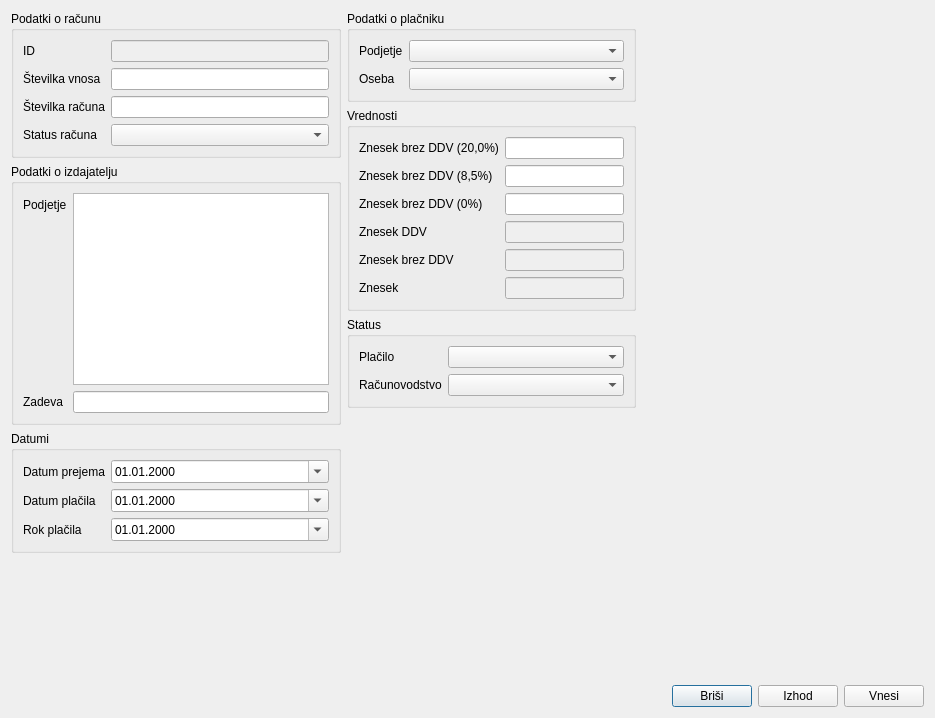
<?xml version="1.0" encoding="UTF-8"?>
<ui version="4.0">
 <class>prejetiracuni</class>
 <widget class="QDialog" name="prejetiracuni">
  <property name="windowModality">
   <enum>Qt::ApplicationModal</enum>
  </property>
  <property name="geometry">
   <rect>
    <x>0</x>
    <y>0</y>
    <width>935</width>
    <height>718</height>
   </rect>
  </property>
  <property name="windowTitle">
   <string>Urejanje prejetih računov</string>
  </property>
  <layout class="QGridLayout" name="gridLayout_7">
   <item row="0" column="0">
    <layout class="QHBoxLayout" name="horizontalLayout_2">
     <item>
      <layout class="QVBoxLayout" name="verticalLayout">
       <item>
        <widget class="QGroupBox" name="groupBox_2">
         <property name="title">
          <string>Podatki o računu</string>
         </property>
         <layout class="QGridLayout" name="gridLayout_6">
          <item row="0" column="0">
           <layout class="QFormLayout" name="formLayout_3">
            <item row="0" column="0">
             <widget class="QLabel" name="label">
              <property name="text">
               <string>ID</string>
              </property>
             </widget>
            </item>
            <item row="1" column="0">
             <widget class="QLabel" name="label_2">
              <property name="text">
               <string>Številka vnosa</string>
              </property>
             </widget>
            </item>
            <item row="2" column="0">
             <widget class="QLabel" name="label_3">
              <property name="text">
               <string>Številka računa</string>
              </property>
             </widget>
            </item>
            <item row="0" column="1">
             <widget class="QLineEdit" name="txt_id">
              <property name="enabled">
               <bool>false</bool>
              </property>
              <property name="focusPolicy">
               <enum>Qt::NoFocus</enum>
              </property>
             </widget>
            </item>
            <item row="1" column="1">
             <widget class="QLineEdit" name="txt_stvnosa"/>
            </item>
            <item row="2" column="1">
             <widget class="QLineEdit" name="txt_stracuna"/>
            </item>
            <item row="3" column="0">
             <widget class="QLabel" name="label_19">
              <property name="text">
               <string>Status računa</string>
              </property>
             </widget>
            </item>
            <item row="3" column="1">
             <widget class="QComboBox" name="txt_statusracuna"/>
            </item>
           </layout>
          </item>
         </layout>
        </widget>
       </item>
       <item>
        <widget class="QGroupBox" name="groupBox_5">
         <property name="title">
          <string>Podatki o izdajatelju</string>
         </property>
         <layout class="QGridLayout" name="gridLayout_4">
          <item row="0" column="0">
           <layout class="QFormLayout" name="formLayout_7">
            <item row="0" column="0">
             <widget class="QLabel" name="label_9">
              <property name="text">
               <string>Podjetje</string>
              </property>
             </widget>
            </item>
            <item row="1" column="0">
             <widget class="QLabel" name="label_11">
              <property name="text">
               <string>Zadeva</string>
              </property>
             </widget>
            </item>
            <item row="1" column="1">
             <widget class="QLineEdit" name="txt_zadeva"/>
            </item>
            <item row="0" column="1">
             <widget class="QPlainTextEdit" name="txt_izdajatelj"/>
            </item>
           </layout>
          </item>
         </layout>
        </widget>
       </item>
       <item>
        <widget class="QGroupBox" name="groupBox_4">
         <property name="title">
          <string>Datumi</string>
         </property>
         <layout class="QGridLayout" name="gridLayout">
          <item row="0" column="0">
           <layout class="QFormLayout" name="formLayout_2">
            <item row="0" column="0">
             <widget class="QLabel" name="label_4">
              <property name="text">
               <string>Datum prejema</string>
              </property>
             </widget>
            </item>
            <item row="1" column="0">
             <widget class="QLabel" name="label_5">
              <property name="text">
               <string>Datum plačila</string>
              </property>
             </widget>
            </item>
            <item row="2" column="0">
             <widget class="QLabel" name="label_6">
              <property name="text">
               <string>Rok plačila</string>
              </property>
             </widget>
            </item>
            <item row="0" column="1">
             <widget class="QDateEdit" name="txt_prejem">
              <property name="displayFormat">
               <string>dd.MM.yyyy</string>
              </property>
              <property name="calendarPopup">
               <bool>true</bool>
              </property>
             </widget>
            </item>
            <item row="1" column="1">
             <widget class="QDateEdit" name="txt_placilo">
              <property name="displayFormat">
               <string>dd.MM.yyyy</string>
              </property>
              <property name="calendarPopup">
               <bool>true</bool>
              </property>
             </widget>
            </item>
            <item row="2" column="1">
             <widget class="QDateEdit" name="txt_rok">
              <property name="displayFormat">
               <string>dd.MM.yyyy</string>
              </property>
              <property name="calendarPopup">
               <bool>true</bool>
              </property>
             </widget>
            </item>
           </layout>
          </item>
         </layout>
        </widget>
       </item>
       <item>
        <spacer name="verticalSpacer">
         <property name="orientation">
          <enum>Qt::Vertical</enum>
         </property>
         <property name="sizeHint" stdset="0">
          <size>
           <width>20</width>
           <height>40</height>
          </size>
         </property>
        </spacer>
       </item>
      </layout>
     </item>
     <item>
      <layout class="QVBoxLayout" name="verticalLayout_2">
       <item>
        <widget class="QGroupBox" name="groupBox_3">
         <property name="title">
          <string>Podatki o plačniku</string>
         </property>
         <layout class="QGridLayout" name="gridLayout_3">
          <item row="0" column="0">
           <layout class="QFormLayout" name="formLayout_6">
            <item row="0" column="0">
             <widget class="QLabel" name="label_15">
              <property name="text">
               <string>Podjetje</string>
              </property>
             </widget>
            </item>
            <item row="1" column="0">
             <widget class="QLabel" name="label_16">
              <property name="text">
               <string>Oseba</string>
              </property>
             </widget>
            </item>
            <item row="0" column="1">
             <widget class="QComboBox" name="txt_podjetje"/>
            </item>
            <item row="1" column="1">
             <widget class="QComboBox" name="txt_oseba"/>
            </item>
           </layout>
          </item>
         </layout>
        </widget>
       </item>
       <item>
        <widget class="QGroupBox" name="groupBox">
         <property name="title">
          <string>Vrednosti</string>
         </property>
         <layout class="QGridLayout" name="gridLayout_2">
          <item row="0" column="0">
           <layout class="QGridLayout" name="gridLayout_8">
            <item row="2" column="1">
             <widget class="QLineEdit" name="txt_znesekddv_85"/>
            </item>
            <item row="4" column="0">
             <widget class="QLabel" name="label_18">
              <property name="text">
               <string>Znesek DDV</string>
              </property>
             </widget>
            </item>
            <item row="4" column="1">
             <widget class="QLineEdit" name="txt_znesekddv">
              <property name="enabled">
               <bool>false</bool>
              </property>
              <property name="focusPolicy">
               <enum>Qt::NoFocus</enum>
              </property>
             </widget>
            </item>
            <item row="5" column="0">
             <widget class="QLabel" name="label_12">
              <property name="text">
               <string>Znesek brez DDV</string>
              </property>
             </widget>
            </item>
            <item row="5" column="1">
             <widget class="QLineEdit" name="txt_brezddv">
              <property name="enabled">
               <bool>false</bool>
              </property>
              <property name="focusPolicy">
               <enum>Qt::NoFocus</enum>
              </property>
             </widget>
            </item>
            <item row="6" column="0">
             <widget class="QLabel" name="label_10">
              <property name="text">
               <string>Znesek</string>
              </property>
             </widget>
            </item>
            <item row="6" column="1">
             <widget class="QLineEdit" name="txt_znesek">
              <property name="enabled">
               <bool>false</bool>
              </property>
              <property name="focusPolicy">
               <enum>Qt::NoFocus</enum>
              </property>
             </widget>
            </item>
            <item row="3" column="0">
             <widget class="QLabel" name="label_13">
              <property name="text">
               <string>Znesek brez DDV (0%)</string>
              </property>
             </widget>
            </item>
            <item row="2" column="0">
             <widget class="QLabel" name="label_14">
              <property name="text">
               <string>Znesek brez DDV (8,5%)</string>
              </property>
             </widget>
            </item>
            <item row="1" column="1">
             <widget class="QLineEdit" name="txt_znesekddv_20"/>
            </item>
            <item row="3" column="1">
             <widget class="QLineEdit" name="txt_znesekddv_0"/>
            </item>
            <item row="1" column="0">
             <widget class="QLabel" name="label_17">
              <property name="text">
               <string>Znesek brez DDV (20,0%)</string>
              </property>
             </widget>
            </item>
           </layout>
          </item>
         </layout>
        </widget>
       </item>
       <item>
        <widget class="QGroupBox" name="groupBox_6">
         <property name="title">
          <string>Status</string>
         </property>
         <layout class="QGridLayout" name="gridLayout_5">
          <item row="0" column="0">
           <layout class="QFormLayout" name="formLayout_4">
            <item row="1" column="0">
             <widget class="QLabel" name="label_8">
              <property name="text">
               <string>Plačilo</string>
              </property>
             </widget>
            </item>
            <item row="2" column="0">
             <widget class="QLabel" name="label_7">
              <property name="text">
               <string>Računovodstvo</string>
              </property>
             </widget>
            </item>
            <item row="1" column="1">
             <widget class="QComboBox" name="txt_statusplacila"/>
            </item>
            <item row="2" column="1">
             <widget class="QComboBox" name="txt_statusracunovodstva"/>
            </item>
           </layout>
          </item>
         </layout>
        </widget>
       </item>
       <item>
        <spacer name="verticalSpacer_2">
         <property name="orientation">
          <enum>Qt::Vertical</enum>
         </property>
         <property name="sizeHint" stdset="0">
          <size>
           <width>20</width>
           <height>40</height>
          </size>
         </property>
        </spacer>
       </item>
      </layout>
     </item>
     <item>
      <spacer name="horizontalSpacer_2">
       <property name="orientation">
        <enum>Qt::Horizontal</enum>
       </property>
       <property name="sizeHint" stdset="0">
        <size>
         <width>37</width>
         <height>589</height>
        </size>
       </property>
      </spacer>
     </item>
    </layout>
   </item>
   <item row="1" column="0">
    <layout class="QHBoxLayout" name="horizontalLayout">
     <item>
      <spacer name="horizontalSpacer">
       <property name="orientation">
        <enum>Qt::Horizontal</enum>
       </property>
       <property name="sizeHint" stdset="0">
        <size>
         <width>40</width>
         <height>20</height>
        </size>
       </property>
      </spacer>
     </item>
     <item>
      <widget class="QPushButton" name="btn_brisi">
       <property name="text">
        <string>Briši</string>
       </property>
      </widget>
     </item>
     <item>
      <widget class="QPushButton" name="btn_izhod">
       <property name="focusPolicy">
        <enum>Qt::NoFocus</enum>
       </property>
       <property name="text">
        <string>Izhod</string>
       </property>
      </widget>
     </item>
     <item>
      <widget class="QPushButton" name="btn_sprejmi">
       <property name="text">
        <string>Vnesi</string>
       </property>
      </widget>
     </item>
    </layout>
   </item>
  </layout>
 </widget>
 <tabstops>
  <tabstop>txt_stvnosa</tabstop>
  <tabstop>txt_stracuna</tabstop>
  <tabstop>txt_izdajatelj</tabstop>
  <tabstop>txt_zadeva</tabstop>
  <tabstop>txt_prejem</tabstop>
  <tabstop>txt_placilo</tabstop>
  <tabstop>txt_rok</tabstop>
  <tabstop>txt_podjetje</tabstop>
  <tabstop>txt_oseba</tabstop>
  <tabstop>txt_znesekddv_85</tabstop>
  <tabstop>txt_statusplacila</tabstop>
  <tabstop>txt_statusracunovodstva</tabstop>
  <tabstop>btn_sprejmi</tabstop>
  <tabstop>btn_brisi</tabstop>
 </tabstops>
 <resources/>
 <connections/>
</ui>
